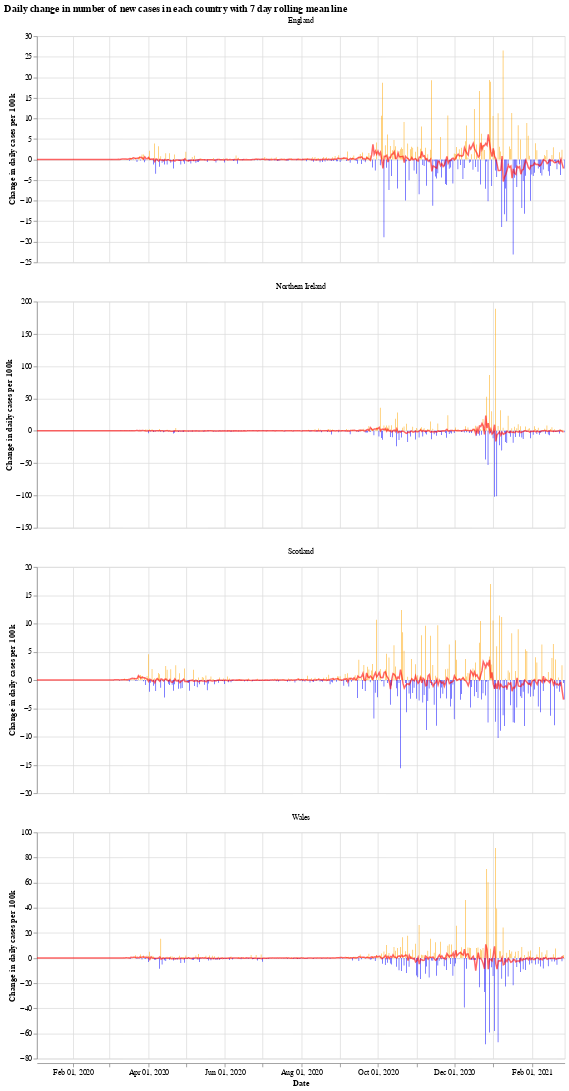

Notebook cell for this chart:
### Markdown cell above
We will use the Python library `Altair` for visualising the data, see the [altair docs](https://altair-viz.github.io/) for more information.

First we have a graph which shows the daily change in the number of new cases for each country. This number jumps up and down all over the place, which is likely due to delay in reporting of new cases over the weekend. Another interesting thing is that it looks like the daily cases in Wales experienced a much shorter period of calm over the summer (calm in the sense of daily cases not jumping up and down).

The orange bars are days when the number of new cases (per 100k population) was more than the previous day, while the blue are days when the number of new cases dropped. The red line is the 7 day moving average. 

When the moving average line is below 0, it means that there is a consistent drop in new cases. We can see this clearly happening around the times that lockdowns were introduced (though, to varying degrees). I will update the graphs soon with a marker of when each lockdown started.

### Code cell
# collapse
import altair as alt

bars = alt.Chart(uk_cases).mark_bar().encode(
    x=alt.X("yearmonthdate(date):T", axis=alt.Axis(title='Date')),
    y=alt.Y("casesChangeRate:Q", axis=alt.Axis(title='Change in daily cases per 100k')),
    tooltip='casesChange',
    color=alt.condition(
        alt.datum.casesChangeRate > 0,
        alt.value("orange"),  # The positive color
        alt.value("blue")  # The negative color
    )
).properties(title='Daily change in number of new cases with 7 day rolling mean',width=700).interactive()

line = alt.Chart(uk_cases).mark_line(
    color='red',
    size=2,
    opacity=0.6
).transform_window(
    rolling_mean='mean(casesChangeRate)',
    frame=[0, 7],
    groupby=['areaName']
).encode(
    x='yearmonthdate(date):T',
    y='rolling_mean:Q'
)

alt.layer(bars, line, data=uk_cases).facet(alt.Column(
    'areaName', title=''), columns=1).resolve_scale(y='independent').properties(title='Daily change in number of new cases in each country with 7 day rolling mean line')

### Figure 1 — Vega-Lite specification as saved in the notebook (floating-point values rounded to 4 significant figures; data arrays with more than 128 entries replaced by an {"elided": "..."} marker saying what was removed)
{"config": {"view": {"continuousWidth": 400, "continuousHeight": 300}}, "data": {"name": "data-49832cc0492959690d393d4358f323a9"}, "facet": {"type": "nominal", "field": "areaName", "title": ""}, "spec": {"layer": [{"mark": "bar", "encoding": {"color": {"condition": {"value": "orange", "test": "(datum.casesChangeRate > 0)"}, "value": "blue"}, "tooltip": {"type": "quantitative", "field": "casesChange"}, "x": {"type": "temporal", "axis": {"title": "Date"}, "field": "date", "timeUnit": "yearmonthdate"}, "y": {"type": "quantitative", "axis": {"title": "Change in daily cases per 100k"}, "field": "casesChangeRate"}}, "selection": {"selector001": {"type": "interval", "bind": "scales", "encodings": ["x", "y"]}}, "title": "Daily change in number of new cases with 7 day rolling mean", "width": 700}, {"mark": {"type": "line", "color": "red", "opacity": 0.6, "size": 2}, "encoding": {"x": {"type": "temporal", "field": "date", "timeUnit": "yearmonthdate"}, "y": {"type": "quantitative", "field": "rolling_mean"}}, "transform": [{"window": [{"op": "mean", "field": "casesChangeRate", "as": "rolling_mean"}], "frame": [0, 7], "groupby": ["areaName"]}]}]}, "columns": 1, "resolve": {"scale": {"y": "independent"}}, "title": "Daily change in number of new cases in each country with 7 day rolling mean line", "$schema": "https://vega.github.io/schema/vega-lite/v4.8.1.json", "datasets": {"data-49832cc0492959690d393d4358f323a9": {"elided": "1684 records"}}}
